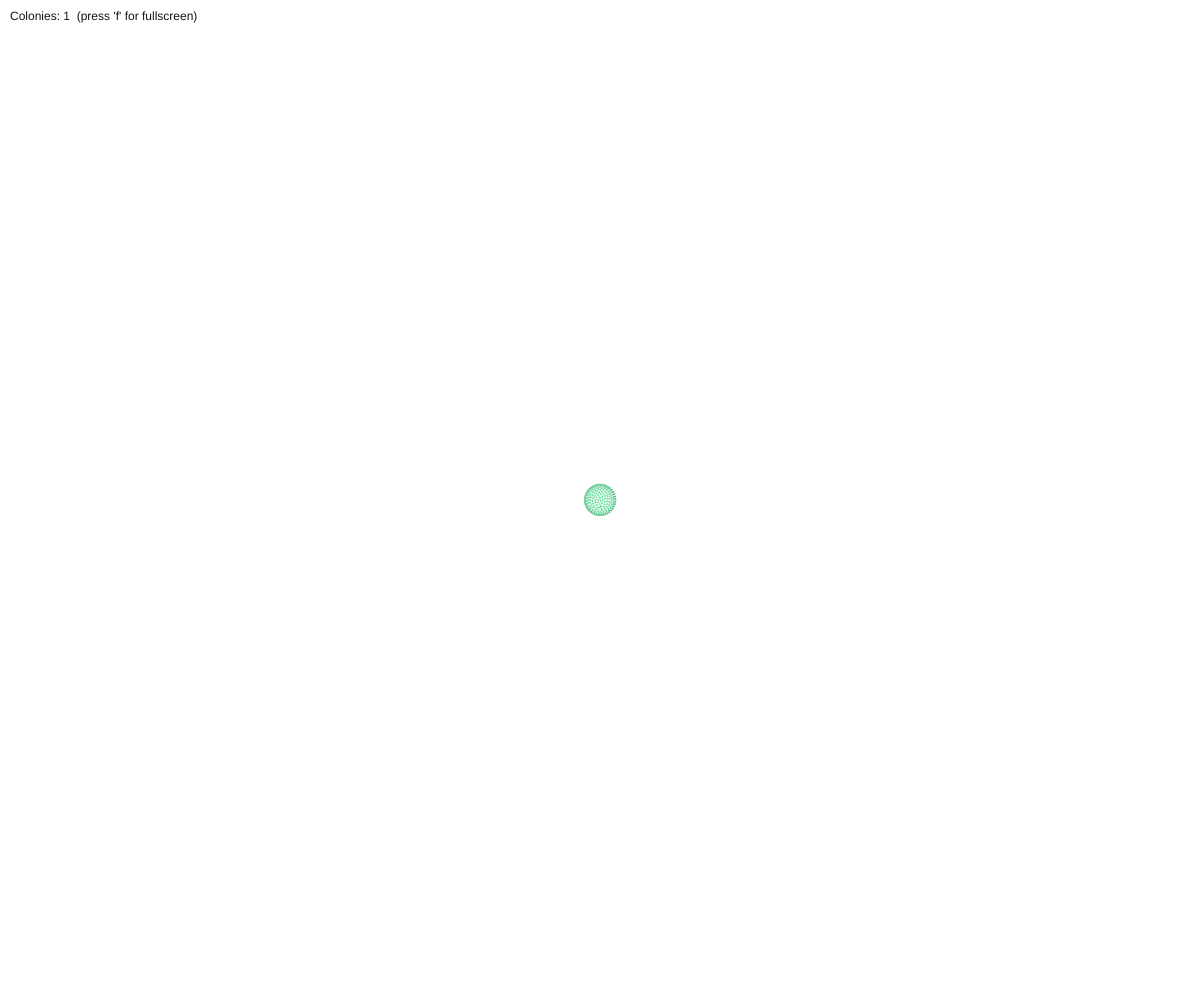
Frame 1 (no input)
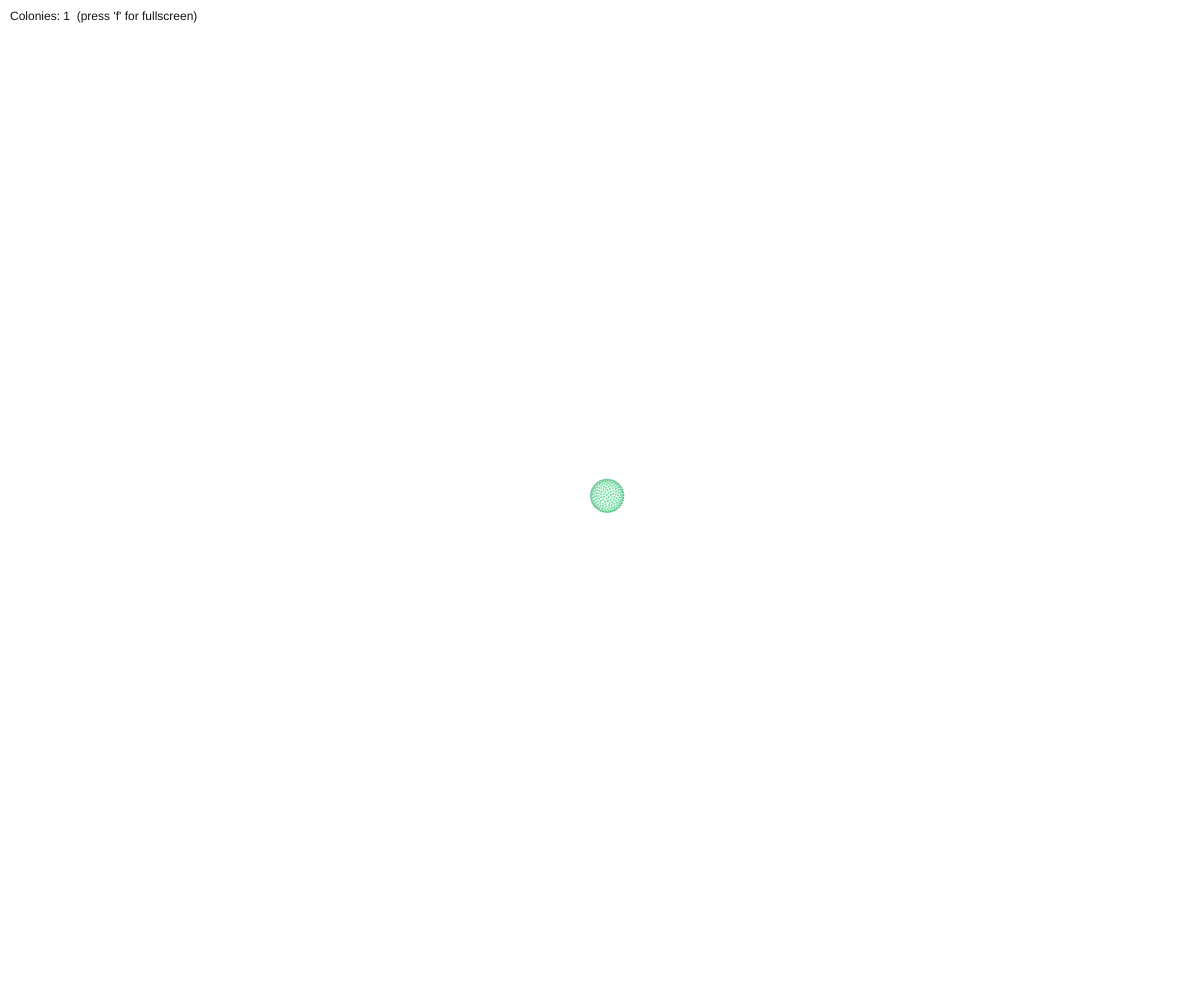
Frame 60 (no input)
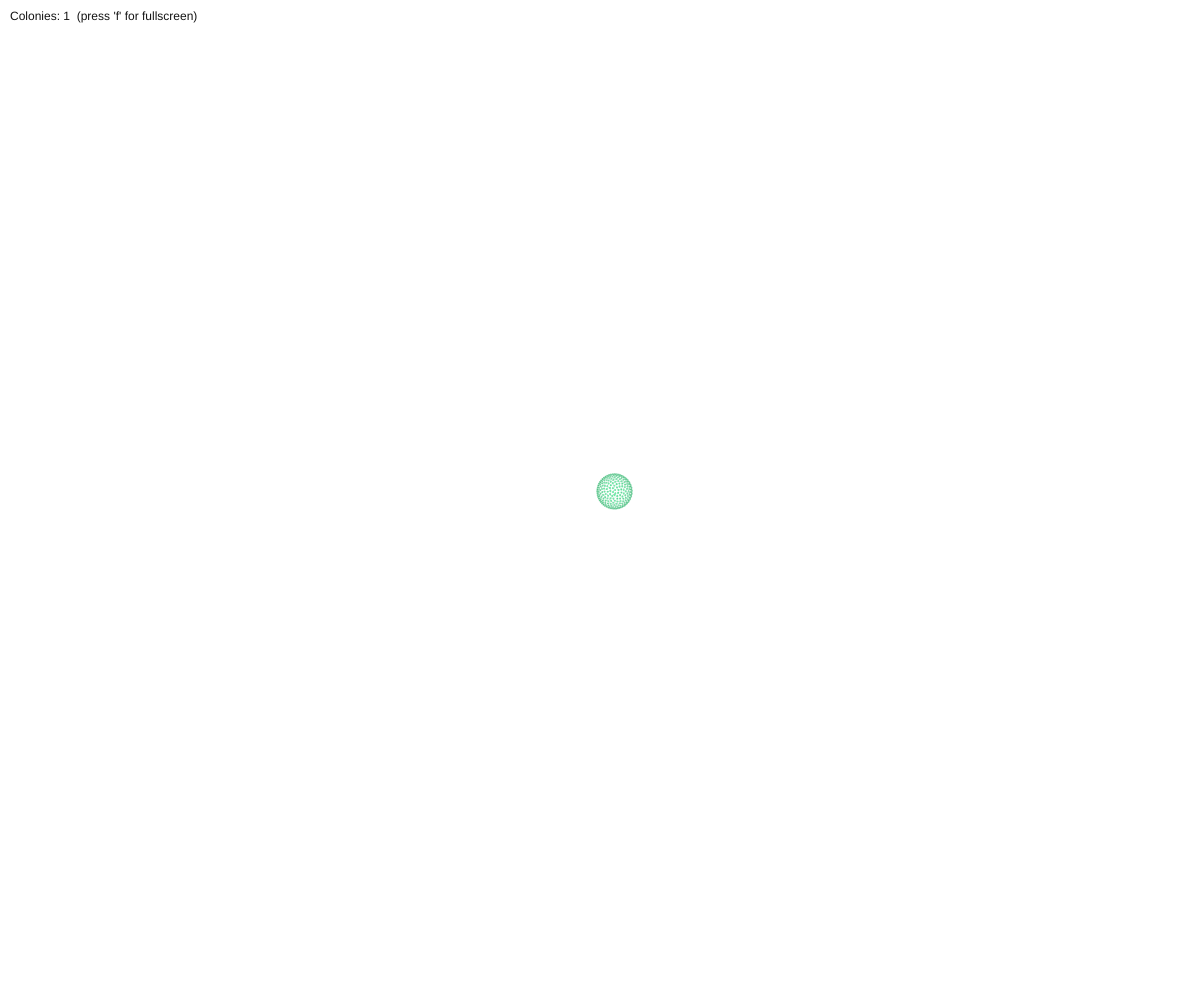
Frame 120 (the mouse pressed at the canvas centre since frame 60)

The p5.js sketch that drew these frames (run headless with seeded random() and noise() and a simulated clock; from frame 60 on, the mouse is pressed at the canvas centre):

// p5.js sketch
// ── sketch.js
// ============================================================
// Volvox colony sim (optimized, smoother growth & better dispersal)
// ------------------------------------------------------------
// - Start with ONE Volvox-like sphere made of dots
// - Slowly grows, forms daughters inside, then ruptures
// - Daughters are released, drift, grow, and repeat
// - Smoother growth, slower gestation, better spreading
// - Performance tweaks (LOD for spheres)
// - Press 'f' to toggle fullscreen
// ============================================================

let colonies = [];

// Shared geometry for all spheres: unit sphere points
let unitSpherePoints = [];
const NUM_POINTS = 420;   // fewer than 600 → faster

// Soft population limit
const MAX_COLONIES = 30;

// ------------------------------------------------------------
// Setup: canvas + precompute sphere mesh + start with 1 colony
// ------------------------------------------------------------
function setup() {
  createCanvas(windowWidth, windowHeight);
  background(255);

  // Precompute points on a unit sphere (radius 1)
  const goldenAngle = Math.PI * (3 - Math.sqrt(5));
  for (let i = 0; i < NUM_POINTS; i++) {
    const t = i / (NUM_POINTS - 1); // 0..1
    const y = 1 - 2 * t;            // 1..-1 (vertical)
    const radius = Math.sqrt(1 - y * y);
    const phi = goldenAngle * i;

    const x = Math.cos(phi) * radius;
    const z = Math.sin(phi) * radius;

    unitSpherePoints.push(createVector(x, y, z));
  }

  // Start with a single adult in the middle
  colonies.push(new Colony(width / 2, height / 2, false));
}

// ------------------------------------------------------------
// Draw loop
// ------------------------------------------------------------
function draw() {
  background(255);

  const dt = deltaTime / 1000.0; // seconds per frame

  // Update & draw all colonies
  for (let c of colonies) {
    c.update(dt);
    c.draw();
  }

  // Remove dead colonies
  colonies = colonies.filter(c => !c.dead);

  // Very simple repulsion to reduce heavy overlaps
  applySeparation();

  // HUD
  noStroke();
  fill(20);
  textSize(12);
  text(
    "Colonies: " + colonies.length +
    "  (press 'f' for fullscreen)",
    10, 20
  );
}

// ------------------------------------------------------------
// Full-window canvas
// ------------------------------------------------------------
function windowResized() {
  resizeCanvas(windowWidth, windowHeight);
}

// ------------------------------------------------------------
// Fullscreen toggle with key 'f'
// ------------------------------------------------------------
function keyPressed() {
  if (key === 'f' || key === 'F') {
    let fs = fullscreen();
    fullscreen(!fs);
  }
}

// ============================================================
// Simple colony–colony separation
// Pushes overlapping colonies slightly apart
// ============================================================
function applySeparation() {
  const pushStrength = 0.02; // small = gentle

  for (let i = 0; i < colonies.length; i++) {
    for (let j = i + 1; j < colonies.length; j++) {
      const a = colonies[i];
      const b = colonies[j];
      if (a.dead || b.dead) continue;

      const diff = p5.Vector.sub(b.pos, a.pos);
      const dist = diff.mag() || 0.0001;
      const minDist = (a.radius + b.radius) * 0.9; // when we start pushing

      if (dist < minDist) {
        const overlap = minDist - dist;
        const dir = diff.copy().div(dist);

        // Push each colony away a bit
        const move = dir.mult(overlap * pushStrength);
        b.pos.add(move);
        a.pos.sub(move);
      }
    }
  }
}

// ============================================================
// Volvox colony class
// ============================================================
class Colony {
  constructor(x, y, isChild = false) {
    this.pos = createVector(x, y);

    // Slow drifting movement
    this.vel = p5.Vector.random2D().mult(random(0.03, 0.18));

    // Size: children slightly smaller than initial adult
    if (isChild) {
      this.minRadius = random(10, 16);   // start smaller
      this.maxRadius = random(26, 38);
    } else {
      this.minRadius = random(14, 22);
      this.maxRadius = random(32, 48);
    }
    this.radius = this.minRadius;

    // Lifecycle timing (slower, smoother) in seconds
    this.age = 0;
    this.lifeSpan = random(40, 70); // longer life overall

    // Growth over a bigger fraction of life
    this.growthDuration = this.lifeSpan * 0.6;

    // Start forming daughters later & slower
    this.gestationStart = this.lifeSpan * random(0.45, 0.6);
    // Rupture near the end
    this.ruptureTime = this.lifeSpan * random(0.85, 0.95);

    // How many daughters form inside
    this.targetDaughters = floor(random(3, 7));
    this.daughters = []; // internal daughters info

    // Rotation (makes it look like a rolling 3D sphere)
    this.rotX = random(TWO_PI);
    this.rotY = random(TWO_PI);
    this.rotXSpeed = random(0.2, 0.5) * random([-1, 1]) * 0.4;
    this.rotYSpeed = random(0.2, 0.5) * random([-1, 1]) * 0.4;

    // Gentle drift limits
    this.maxSpeed = 0.4;

    this.dead = false;
  }

  update(dt) {
    if (this.dead) return;

    this.age += dt;

    // Radius growth (smooth from baby → adult)
    const g = constrain(this.age / this.growthDuration, 0, 1);
    this.radius = lerp(this.minRadius, this.maxRadius, g);

    // Simple drift movement
    this.pos.add(this.vel);

    // Wrap around edges (torus space)
    if (this.pos.x < -this.radius) this.pos.x = width + this.radius;
    if (this.pos.x > width + this.radius) this.pos.x = -this.radius;
    if (this.pos.y < -this.radius) this.pos.y = height + this.radius;
    if (this.pos.y > height + this.radius) this.pos.y = -this.radius;

    // Very subtle random wobble so they don't all move straight
    let jitter = p5.Vector.random2D().mult(0.003);
    this.vel.add(jitter).limit(this.maxSpeed);

    // Rotation over time
    this.rotX += this.rotXSpeed * dt;
    this.rotY += this.rotYSpeed * dt;

    // Handle daughters
    this.updateDaughters(dt);

    // Rupture and release daughters
    if (this.age >= this.ruptureTime) {
      this.rupture();
    }
  }

  updateDaughters(dt) {
    // Don't form daughters before gestationStart or if already rupturing
    if (this.age < this.gestationStart || this.age > this.ruptureTime) return;

    // Spawn new daughters gradually while under target count
    if (this.daughters.length < this.targetDaughters &&
        colonies.length + this.daughters.length < MAX_COLONIES) {

      // Lower rate → slower gestation
      const lambda = 0.25; // daughters / sec
      if (random() < lambda * dt) {
        const angle = random(TWO_PI);
        const distanceFactor = random(0.25, 0.55);   // relative to parent radius
        const relRadiusMax   = random(0.25, 0.45);   // relative to parent radius

        this.daughters.push({
          angle: angle,             // angular position inside
          distFactor: distanceFactor,
          relRadiusMax: relRadiusMax,
          age: 0,                   // internal age
        });
      }
    }

    // Grow and revolve daughters inside parent
    for (let d of this.daughters) {
      d.age += dt;

      // Let daughters slowly revolve inside
      d.angle += 0.15 * dt; // slower orbit

      // Their size tracks the parent's size (fraction of parent radius)
      const maxR = this.radius * d.relRadiusMax;
      const growT = this.lifeSpan * 0.6; // slower growth window for daughters
      const dg = constrain(d.age / growT, 0, 1);
      d.currentRadius = maxR * dg;
    }
  }

  rupture() {
    // Release internal daughters as independent colonies,
    // with stronger outward push and starting slightly outside parent
    for (let d of this.daughters) {
      if (colonies.length >= MAX_COLONIES) break;

      const dir = p5.Vector.fromAngle(d.angle);

      // Start beyond parent's surface to reduce overlap
      const offsetMag = this.radius * (d.distFactor + 0.7); // extra 0.7
      const dx = dir.x * offsetMag;
      const dy = dir.y * offsetMag;

      const newX = this.pos.x + dx;
      const newY = this.pos.y + dy;

      // Create a new child colony
      const child = new Colony(newX, newY, true);

      // Start as a genuine "baby" (age 0 → smooth growth)
      child.age = 0;

      // Outward velocity so they spread out more
      const outwardVel = dir.copy().mult(random(0.25, 0.6));
      // Some inherited drift
      child.vel = outwardVel.add(this.vel.copy().mult(0.3));

      colonies.push(child);
    }

    // Parent is done
    this.dead = true;
  }

  draw() {
    if (this.dead) return;

    // Fade slightly near the end of life
    const lifeRatio = constrain(this.age / this.lifeSpan, 0, 1);
    const fade = map(lifeRatio, 0.85, 1.0, 1.0, 0.2, true);

    // Draw main Volvox sphere (mesh of dots)
    const baseR = 60;
    const baseG = 190;
    const baseB = 120;
    const alpha = 200 * fade;

    drawSphereAt(
      this.pos.x,
      this.pos.y,
      this.radius,
      this.rotX,
      this.rotY,
      baseR,
      baseG,
      baseB,
      alpha
    );

    // Draw daughter colonies inside as smaller spheres
    for (let d of this.daughters) {
      if (!d.currentRadius || d.currentRadius <= 0) continue;

      const offsetMag = this.radius * d.distFactor;
      const cx = this.pos.x + cos(d.angle) * offsetMag;
      const cy = this.pos.y + sin(d.angle) * offsetMag;

      // Slightly brighter green for daughters
      const childR = 70;
      const childG = 210;
      const childB = 140;
      const childAlpha = 220 * fade;

      drawSphereAt(
        cx,
        cy,
        d.currentRadius,
        this.rotX * 1.1, // small variation in rotation
        this.rotY * 1.1,
        childR,
        childG,
        childB,
        childAlpha
      );
    }
  }
}

// ============================================================
// Render helper: draw a 3D-ish dot sphere at (cx,cy)
// ------------------------------------------------------------
// Uses unitSpherePoints (x,y,z in [-1,1]) and:
//  - rotates by (rotX, rotY)
//  - scales by radius
//  - colors & sizes dots based on depth (z)
// - LOD: fewer points for smaller spheres → faster
// ============================================================
function drawSphereAt(cx, cy, radius, rotX, rotY, baseR, baseG, baseB, alpha) {
  noStroke();

  // Level of detail: smaller radius → skip more points
  // radius ~ 10 → step≈4, radius ~ 60 → step≈1
  const step = floor(map(radius, 10, 60, 1, 1, true));

  for (let i = 0; i < unitSpherePoints.length; i += step) {
    const p = unitSpherePoints[i];

    // Rotate around Y axis
    let x1 =  p.x * cos(rotY) + p.z * sin(rotY);
    let z1 = -p.x * sin(rotY) + p.z * cos(rotY);
    let y1 =  p.y;

    // Rotate around X axis
    let y2 =  y1 * cos(rotX) - z1 * sin(rotX);
    let z2 =  y1 * sin(rotX) + z1 * cos(rotX);
    let x2 =  x1;

    // Project to 2D
    const sx = cx + x2 * radius;
    const sy = cy + y2 * radius;

    // Depth in [0,1]
    const depth = (z2 + 1) / 2;

    // Dot size & alpha based on depth
    const sizeBase = map(radius, 10, 60, 1.3, 3.0, true);
    const dotSize  = lerp(sizeBase * 0.7, sizeBase * 1.4, depth);
    const a        = alpha * lerp(0.35, 1.0, depth);

    // Simple shading: front side slightly brighter
    const shade = lerp(0.75, 1.2, depth);

    fill(baseR * shade, baseG * shade, baseB * shade, a);
    ellipse(sx, sy, dotSize, dotSize);
  }
}
